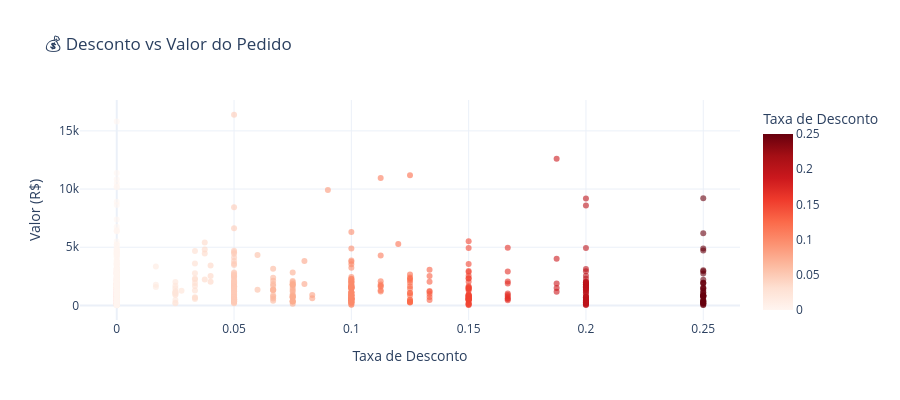

Notebook code cell kept with this figure:
### Code cell
# Fig 3: Discount vs Order Value (scatter)
pedidos_desc = fact_sales.groupby('order_id').agg({'net_sales': 'sum', 'discount': 'mean'}).reset_index()

fig = px.scatter(pedidos_desc, x='discount', y='net_sales',
                title='💰 Discount vs. Order Value', 
                labels={'discount': 'Discount Rate', 'net_sales': 'Value (R$)'},
                opacity=0.6, color='discount', color_continuous_scale='Reds')
fig.update_layout(height=400)
fig.show()

### Figure 1 — Plotly figure (JSON) as saved in the notebook; plotly's stock layout.template omitted (floating-point values rounded to 4 significant figures; data arrays with more than 128 entries replaced by an {"elided": "..."} marker saying what was removed)
{"data": [{"hovertemplate": "Taxa de Desconto=%{marker.color}<br>Valor (R$)=%{y}<extra></extra>", "legendgroup": "", "marker": {"color": {"elided": "830 float values"}, "coloraxis": "coloraxis", "opacity": 0.6, "symbol": "circle"}, "mode": "markers", "name": "", "orientation": "v", "showlegend": false, "type": "scatter", "x": {"elided": "830 float values"}, "xaxis": "x", "y": {"elided": "830 float values"}, "yaxis": "y"}], "layout": {"coloraxis": {"colorbar": {"title": {"text": "Taxa de Desconto"}}, "colorscale": [[0, "rgb(255,245,240)"], [0.125, "rgb(254,224,210)"], [0.25, "rgb(252,187,161)"], [0.375, "rgb(252,146,114)"], [0.5, "rgb(251,106,74)"], [0.625, "rgb(239,59,44)"], [0.75, "rgb(203,24,29)"], [0.875, "rgb(165,15,21)"], [1, "rgb(103,0,13)"]]}, "height": 400, "legend": {"tracegroupgap": 0}, "title": {"text": "💰 Desconto vs Valor do Pedido"}, "xaxis": {"anchor": "y", "domain": [0, 1], "title": {"text": "Taxa de Desconto"}}, "yaxis": {"anchor": "x", "domain": [0, 1], "title": {"text": "Valor (R$)"}}}}
